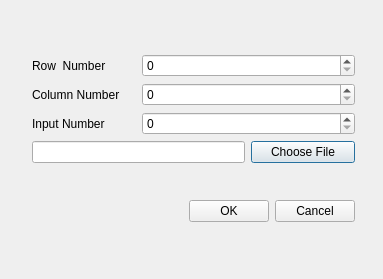
<?xml version="1.0" encoding="UTF-8"?>
<ui version="4.0">
 <class>StartWindow</class>
 <widget class="QDialog" name="StartWindow">
  <property name="geometry">
   <rect>
    <x>0</x>
    <y>0</y>
    <width>383</width>
    <height>279</height>
   </rect>
  </property>
  <property name="windowTitle">
   <string>Get to Start</string>
  </property>
  <widget class="QWidget" name="">
   <property name="geometry">
    <rect>
     <x>32</x>
     <y>23</y>
     <width>323</width>
     <height>231</height>
    </rect>
   </property>
   <layout class="QVBoxLayout" name="verticalLayout">
    <item>
     <layout class="QGridLayout" name="gridLayout">
      <item row="0" column="0">
       <widget class="QLabel" name="label">
        <property name="text">
         <string>Row  Number</string>
        </property>
       </widget>
      </item>
      <item row="0" column="1" colspan="2">
       <widget class="QSpinBox" name="RowNum"/>
      </item>
      <item row="1" column="0">
       <widget class="QLabel" name="label_2">
        <property name="text">
         <string>Column Number</string>
        </property>
       </widget>
      </item>
      <item row="1" column="1" colspan="2">
       <widget class="QSpinBox" name="ColNum"/>
      </item>
      <item row="2" column="0">
       <widget class="QLabel" name="label_3">
        <property name="text">
         <string>Input Number</string>
        </property>
       </widget>
      </item>
      <item row="2" column="1" colspan="2">
       <widget class="QSpinBox" name="InputNum"/>
      </item>
      <item row="3" column="0" colspan="2">
       <widget class="QLineEdit" name="lineEdit">
        <property name="text">
         <string/>
        </property>
       </widget>
      </item>
      <item row="3" column="2">
       <widget class="QPushButton" name="pushButton_3">
        <property name="text">
         <string>Choose File</string>
        </property>
       </widget>
      </item>
     </layout>
    </item>
    <item>
     <layout class="QHBoxLayout" name="horizontalLayout">
      <item>
       <spacer name="horizontalSpacer_3">
        <property name="orientation">
         <enum>Qt::Horizontal</enum>
        </property>
        <property name="sizeHint" stdset="0">
         <size>
          <width>40</width>
          <height>20</height>
         </size>
        </property>
       </spacer>
      </item>
      <item>
       <widget class="QPushButton" name="pushButton">
        <property name="text">
         <string>OK</string>
        </property>
       </widget>
      </item>
      <item>
       <widget class="QPushButton" name="pushButton_2">
        <property name="text">
         <string>Cancel</string>
        </property>
       </widget>
      </item>
     </layout>
    </item>
   </layout>
  </widget>
 </widget>
 <resources/>
 <connections/>
</ui>
